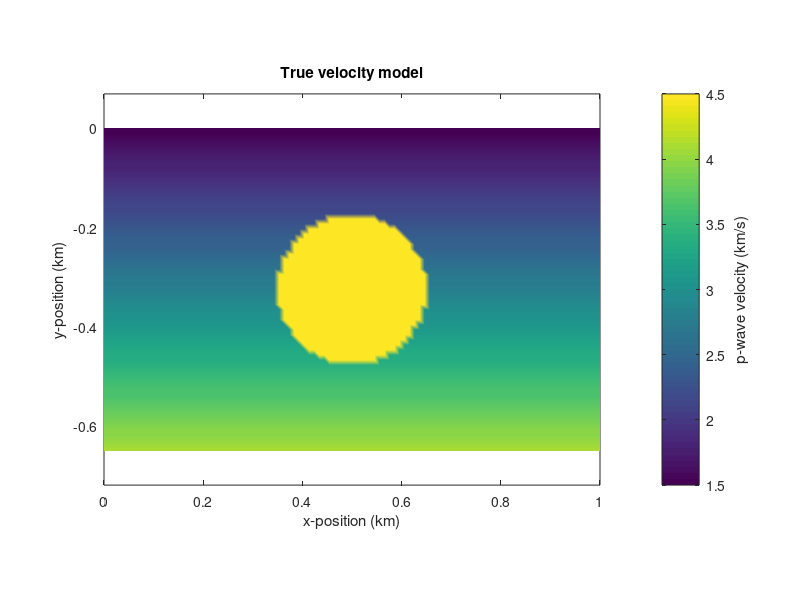

This figure's MATLAB source: (Note: this script raises an error after producing the figure.)
clearvars; close all; clc; 
%%
% create true velocity model for immersed disk test case using 
% the level-set FWI method 
%vp = zeros(150,150)+2.0; 


% make piecewise smooth

[xg,yg]=meshgrid(linspace(0,1.0,100),linspace(-0.65,0,65));

C0 = 1.5; 
M = 4.0; 
vp = C0 + M*abs(linspace(-0.65,0,65)); 
vp=repmat(vp',[1,100]);


xc = 0.50; 
yc = -0.325; 
r = 0.15; 

p = [xg(:),yg(:)]; 
d=sqrt((p(:,1)-xc).^2/1.0.^2+(p(:,2)-yc).^2)-r;
d = reshape(d,65,100);

vp(d < 0) = 4.5;

figure; pcolor(xg,yg,vp); shading interp
axis equal; xlabel('x-position (km)'); ylabel('y-position (km)'); 
cb=colorbar; ylabel(cb,'p-wave velocity (km/s)')
title('True velocity model'); 

% dependency: segymat
WriteSegy('immersed_disk_true_vp.segy',flipud(vp)); 

%%
% create guess velocity model for immersed disk test case using 
% the level-set FWI method 
%vp = zeros(150,150)+2.0;
%vp=repmat(linspace(1.5,4.0,65)',[1,100]);

[xg,yg]=meshgrid(linspace(0,1.0,100),linspace(-0.65,0,65));

C0 = 1.5; 
M = 4.0; 
vp = C0 + M*abs(linspace(-0.65,0,65)); 
vp=repmat(vp',[1,100]);

xc = 0.50; 
yc = -0.325; 
r = 0.10; 

p = [xg(:),yg(:)]; 
d=sqrt((p(:,1)-xc).^2/2.0+(p(:,2)-yc).^2/1.0.^2)-r;
d = reshape(d,65,100);

vp(d < 0) = 4.5;

figure; pcolor(xg,yg,vp); shading interp
axis equal; xlabel('x-position (km)'); ylabel('y-position (km)'); 
cb=colorbar; ylabel(cb,'p-wave velocity (km/s)')
title('Guess velocity model'); 

WriteSegy('immersed_disk_guess_vp.segy',flipud(vp)); 
